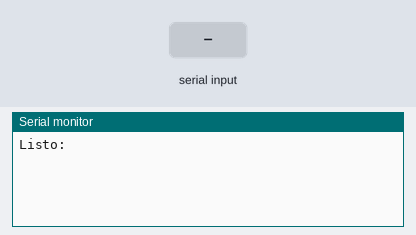
Recording of a sketch running on a simulated Arduino Uno, built with avr-gcc and run on an emulated ATmega328P. Parts: the last lines printed to the serial monitor. Inputs (shaded band) come from the test bench.

Above: at 1.2 s.
1.3 s: "1" received over the second serial link
At 2.1 s:
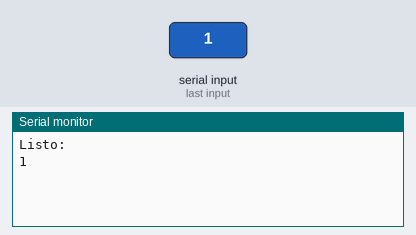
2.8 s: "0" received over the second serial link
At 3.2 s:
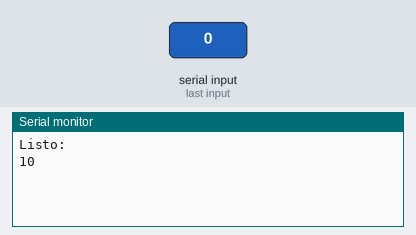

The sketch:

ConfigBT_HC05.ino
```cpp
#include <SoftwareSerial.h>
SoftwareSerial BT1(10,11); // RX, TX recordar que se cruzan

void setup(){
  Serial.begin(9600);
  Serial.println("Listo:");
  BT1.begin(9600);
}

void loop(){
  if (BT1.available()){
    Serial.write(BT1.read());
  }

  if (Serial.available()){
    BT1.write(Serial.read());
  }
}
```

Measured:
- after the input at 1.3 s, the serial monitor: prints a new line at once (image 1)
- after the input at 2.8 s, the serial monitor: prints a new line at once (image 2)
